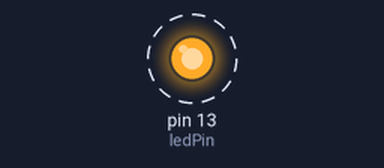
The sketch below on a simulated Arduino Mega 2560, built with avr-gcc and run on an emulated ATmega2560. Shown: output pins drawn as LEDs (lit = HIGH). Dashed ring = blinking.

Above: at 0.5 s.
Timing chart, 0 to 4.6 s (numbered marks = the images above):
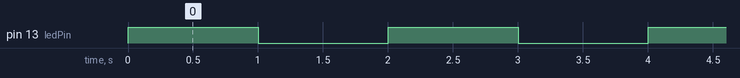

The sketch:

roomtest.ino
```cpp
// (licence header left out)
const int ledPin = 13;                 // pin to trip to show that we're doing something
const int poofer_count = 31;           // number of poofers
const int duration = 1000;             // how long between pin activations

int poofer_pins[poofer_count] = {      // output pins for the poofers
  20, 21, 22, 23, 24, 25, 26, 27, 28, 29, 30, 31, 32,
  33, 36, 37, 38, 39, 40, 41, 42, 43,
  44, 45, 46, 47, 48, 49, 50, 51, 52
};

int poofer_idx = 0;                    // current pin index


void setup() {
  Serial.begin(9600);

  //Serial.println("hello");
  //Serial.println(poofer_count);

  pinMode(ledPin, OUTPUT);

  for (int i = 0; i++; i < poofer_count) {
    pinMode(poofer_pins[i], OUTPUT);
  }
}


void loop() {
  //Serial.println(poofer_pins[poofer_idx]);
  digitalWrite(poofer_pins[poofer_idx], HIGH);
  digitalWrite(ledPin, HIGH);

  delay(duration);

  digitalWrite(poofer_pins[poofer_idx], LOW);
  digitalWrite(ledPin, LOW);
  delay(duration);

  poofer_idx += 1;

  if (poofer_idx == poofer_count) {
    poofer_idx = 0;
  }
}
```

Measured:
- by itself, pin 13 (ledPin): alternates HIGH for 1.0 s and LOW for 1.0 s
